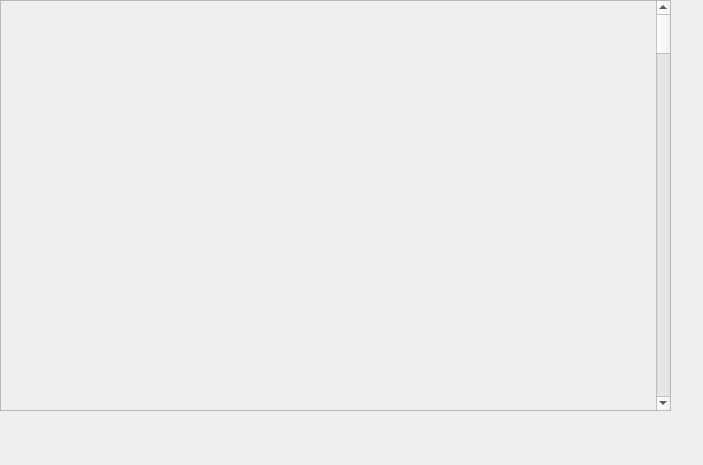
<?xml version="1.0" encoding="UTF-8"?>
<ui version="4.0">
 <class>Form</class>
 <widget class="QWidget" name="Form">
  <property name="geometry">
   <rect>
    <x>0</x>
    <y>0</y>
    <width>703</width>
    <height>465</height>
   </rect>
  </property>
  <property name="windowTitle">
   <string>Form</string>
  </property>
  <widget class="QScrollArea" name="scrollArea_2">
   <property name="geometry">
    <rect>
     <x>0</x>
     <y>0</y>
     <width>671</width>
     <height>411</height>
    </rect>
   </property>
   <property name="styleSheet">
    <string notr="true"/>
   </property>
   <property name="widgetResizable">
    <bool>true</bool>
   </property>
   <widget class="QWidget" name="scrollAreaWidgetContents_2">
    <property name="geometry">
     <rect>
      <x>0</x>
      <y>0</y>
      <width>651</width>
      <height>7000</height>
     </rect>
    </property>
    <property name="minimumSize">
     <size>
      <width>0</width>
      <height>7000</height>
     </size>
    </property>
    <property name="maximumSize">
     <size>
      <width>16777215</width>
      <height>16777215</height>
     </size>
    </property>
    <widget class="caInclude" name="cainclude">
     <property name="geometry">
      <rect>
       <x>70</x>
       <y>10</y>
       <width>531</width>
       <height>131</height>
      </rect>
     </property>
     <property name="macro">
      <string notr="true">EVR=$(EVR),ID=0</string>
     </property>
     <property name="filename" stdset="0">
      <string notr="true">G_EVR_dbus.ui</string>
     </property>
    </widget>
    <widget class="caInclude" name="cainclude_2">
     <property name="geometry">
      <rect>
       <x>70</x>
       <y>150</y>
       <width>531</width>
       <height>131</height>
      </rect>
     </property>
     <property name="styleSheet">
      <string notr="true">border-color: rgb(0, 0, 0);</string>
     </property>
     <property name="macro">
      <string notr="true">EVR=$(EVR),ID=1</string>
     </property>
     <property name="filename" stdset="0">
      <string notr="true">G_EVR_dbus.ui</string>
     </property>
    </widget>
    <widget class="caInclude" name="cainclude_3">
     <property name="geometry">
      <rect>
       <x>70</x>
       <y>290</y>
       <width>531</width>
       <height>131</height>
      </rect>
     </property>
     <property name="styleSheet">
      <string notr="true">border-color: rgb(0, 0, 0);</string>
     </property>
     <property name="macro">
      <string notr="true">EVR=$(EVR),ID=2</string>
     </property>
     <property name="filename" stdset="0">
      <string notr="true">G_EVR_dbus.ui</string>
     </property>
    </widget>
   </widget>
  </widget>
 </widget>
 <customwidgets>
  <customwidget>
   <class>caInclude</class>
   <extends>QWidget</extends>
   <header>caInclude</header>
  </customwidget>
 </customwidgets>
 <resources/>
 <connections/>
</ui>
